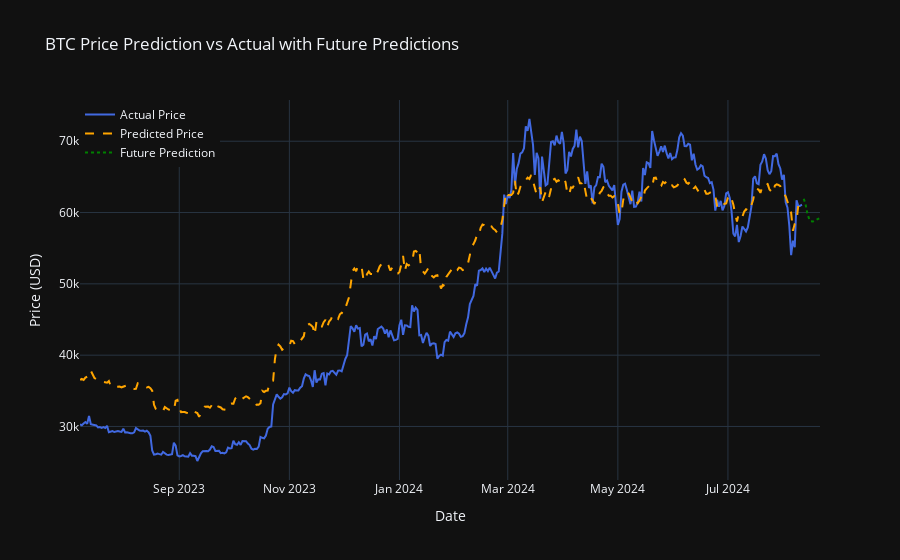

Source (notebook cell):
### Code cell
# Number of days to predict into the future
future_days = 10

# Get the last `time_steps` data points from the scaled dataset
last_data = btc_data_daily_scaled.values[-time_steps:]

# Initialize list to store future predictions
future_predictions = []

# Loop to predict each future day iteratively
for _ in range(future_days):
    # Prepare the input (reshape for the model)
    input_data = torch.tensor(last_data[-time_steps:], dtype=torch.float32).unsqueeze(0).to(device)
    
    # Predict the next day's closing price
    with torch.no_grad():
        pred = model(input_data).cpu().item()
    
    # Store the predicted value
    future_predictions.append(pred)
    
    # Update `last_data` to include the new prediction
    new_data_point = np.append(last_data[1:], np.array([[pred] * last_data.shape[1]]), axis=0)
    last_data = new_data_point

# Convert future_predictions to numpy array
future_predictions = np.array(future_predictions).reshape(-1, 1)

# Rescale predicted future prices using the scaler fitted on the 'close' prices
future_predictions_rescaled = close_scaler.inverse_transform(future_predictions)

# Create a new date range for the future predictions
last_date = btc_data_daily.index[-1]
future_dates = [last_date + datetime.timedelta(days=i) for i in range(1, future_days + 1)]

# Create a DataFrame for future predictions
future_df = pd.DataFrame(future_predictions_rescaled, index=future_dates, columns=['Predicted'])

# Plot the future predictions
fig = go.Figure()

# Add actual prices trace
fig.add_trace(go.Scatter(x=actual_prices.index, y=actual_prices['close'], mode='lines', name='Actual Price', line=dict(color='royalblue')))

# Add predicted prices trace
fig.add_trace(go.Scatter(x=actual_prices.index[-len(predicted_prices_rescaled):], y=actual_prices['Predicted'], mode='lines', name='Predicted Price', line=dict(color='orange', dash='dash')))

# Add future predictions trace
fig.add_trace(go.Scatter(x=future_df.index, y=future_df['Predicted'], mode='lines', name='Future Prediction', line=dict(color='green', dash='dot')))

# Update layout for dark theme
fig.update_layout(
    title='BTC Price Prediction vs Actual with Future Predictions',
    xaxis_title='Date',
    yaxis_title='Price (USD)',
    template='plotly_dark',
    legend=dict(x=0, y=1, traceorder='normal'),
    hovermode='x unified'
)

fig.show()

### Figure 1 — Plotly figure (JSON) as saved in the notebook; plotly's stock layout.template omitted (floating-point values rounded to 4 significant figures; data arrays with more than 128 entries replaced by an {"elided": "..."} marker saying what was removed)
{"data": [{"line": {"color": "royalblue"}, "mode": "lines", "name": "Actual Price", "type": "scatter", "x": {"elided": "401 str values"}, "y": {"elided": "401 float values"}}, {"line": {"color": "orange", "dash": "dash"}, "mode": "lines", "name": "Predicted Price", "type": "scatter", "x": {"elided": "401 str values"}, "y": {"elided": "401 float values"}}, {"line": {"color": "green", "dash": "dot"}, "mode": "lines", "name": "Future Prediction", "type": "scatter", "x": ["2024-08-12T00:00:00", "2024-08-13T00:00:00", "2024-08-14T00:00:00", "2024-08-15T00:00:00", "2024-08-16T00:00:00", "2024-08-17T00:00:00", "2024-08-18T00:00:00", "2024-08-19T00:00:00", "2024-08-20T00:00:00", "2024-08-21T00:00:00"], "y": [61930.0, 61150.0, 59870.0, 59090.0, 58770.0, 58740.0, 58840.0, 58990.0, 59130.0, 59240.0]}], "layout": {"hovermode": "x unified", "legend": {"traceorder": "normal", "x": 0, "y": 1}, "title": {"text": "BTC Price Prediction vs Actual with Future Predictions"}, "xaxis": {"title": {"text": "Date"}}, "yaxis": {"title": {"text": "Price (USD)"}}}}
